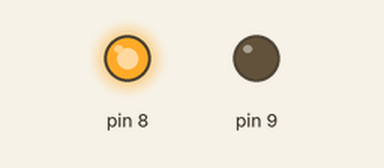
The sketch below on a simulated Arduino Uno, built with avr-gcc and run on an emulated ATmega328P. On the bench: output pins drawn as LEDs (lit = HIGH).

Above: at 0.5 s.
At 2.5 s:
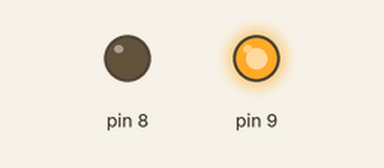
At 3.5 s:
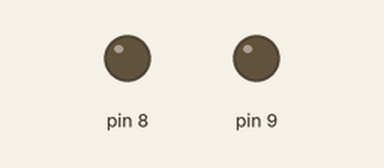
Timing chart, 0 to 5.2 s (numbered marks = the images above):
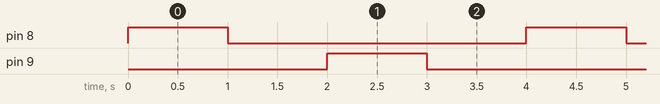

The sketch:

Motor1.ino
```cpp
void setup() {
  // put your setup code here, to run once:

}

void loop() {
  // put your main code here, to run repeatedly:
  pinMode(9, OUTPUT);
  pinMode(8, OUTPUT);

  digitalWrite(9, LOW);
  digitalWrite(8, HIGH);
  delay(1000);

  digitalWrite(9, LOW);
  digitalWrite(8, LOW);
  delay(1000);

  digitalWrite(9, HIGH);
  digitalWrite(8, LOW);
  delay(1000);

  digitalWrite(9, LOW);
  digitalWrite(8, LOW);
  delay(1000);

}
```

Measured:
- by itself, pin 8, pin 9: alternates HIGH for 1.0 s and LOW for 3.0 s
- by itself, everything shown: repeats every 4.0 s, in 4 steps
